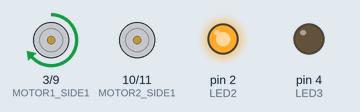
Recording of a sketch running on a simulated Arduino Uno, built with avr-gcc and run on an emulated ATmega328P. Shown: motor-driver pin pairs drawn as motors (green arrow = first pin HIGH = forward, orange = second pin HIGH = backward, longer = more drive, scaled by the enable pin), output pins drawn as LEDs (lit = HIGH).

Above: at 0.1 s.
At 12.1 s:
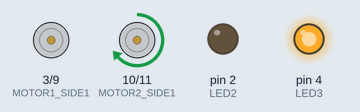
At 13.1 s:
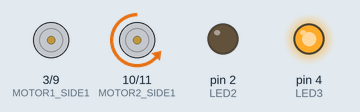
At 25.1 s:
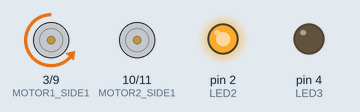
At 38.1 s:
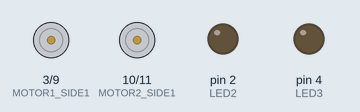
Timing chart, 0 to 39.6 s (numbered marks = the images above):
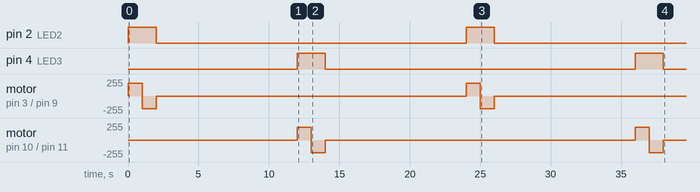

The sketch:

Mobility_Tester.ino
```cpp
#include <Wire.h>

const int WIRE_BAUD = 9600;
const int MOBILITY_ADDRESS = 4;

//Pins
//const int LED1 = 1; //run LED
const int LED2 = 2;
const int LED3 = 4;

const int MOTOR1_ENABLE = 12;//Pin to enable motor 1
const int MOTOR2_ENABLE = 13;//Pin to enable motor 2

const int MOTOR1_SIDE1 = 3;//Runs one side of h-bridge
const int MOTOR1_SIDE2 = 9;//Runs one side of h-bridge
const int MOTOR2_SIDE1 = 10;//Runs one side of h-bridge
const int MOTOR2_SIDE2 = 11;//Runs one side of h-bridge


void setup() {
  //Initialize serial output
  //Serial.begin(WIRE_BAUD);

  //setup pin types
  //pinMode(LED1, OUTPUT);
  pinMode(LED2, OUTPUT);
  pinMode(LED3, OUTPUT);

  pinMode(MOTOR1_ENABLE, OUTPUT);
  pinMode(MOTOR2_ENABLE, OUTPUT);

  pinMode(MOTOR1_SIDE1, OUTPUT);
  pinMode(MOTOR1_SIDE2, OUTPUT);

  pinMode(MOTOR2_SIDE1, OUTPUT);
  pinMode(MOTOR2_SIDE2, OUTPUT);


  //Setup I2C
  //Wire.begin(MOBILITY_ADDRESS);
  //Wire.onReceive(mobiltyI2CEvent);


  //Serial.write("Finished set-up");
}

void loop() {
  //blink LED
  digitalWrite(LED2, HIGH);
  engageMotor(MOTOR1_ENABLE, MOTOR1_SIDE1, MOTOR1_SIDE2);
  engageMotor(MOTOR1_ENABLE, MOTOR1_SIDE2, MOTOR1_SIDE1);
  digitalWrite(LED2, LOW);
  delay(10000);


  digitalWrite(LED3, HIGH);
  engageMotor(MOTOR2_ENABLE, MOTOR2_SIDE1, MOTOR2_SIDE2);
  engageMotor(MOTOR2_ENABLE, MOTOR2_SIDE2, MOTOR2_SIDE1);
  digitalWrite(LED3, LOW);
  delay(10000);


}

void mobiltyI2CEvent(int howMany){
  char buff[howMany];
  //put read data into buff
  for(int count = 0; count < howMany; count++){
    buff[count] = Wire.read();
    //Serial.print(buff[count]);
  }
  //Serial.print("\n");

  //do response
}

void engageMotor(int pin, int high, int low){
  //turn off motor
  digitalWrite(pin,LOW);
  //set pin high

  analogWrite(high, 190);
  //set pin low

  digitalWrite(low, LOW);
  //turn on motor
  digitalWrite(pin,HIGH);
  delay(1000);
  digitalWrite(pin,LOW);
}
```

Measured:
- by itself, pin 2 (LED2), pin 4 (LED3): alternates HIGH for 2.0 s and LOW for 22.0 s
- by itself, motor on pin 3 (MOTOR1_SIDE1) / pin 9 (MOTOR1_SIDE2): stopped → forward 190/255 at 0.00 s, → backward 190/255 1.0 s later, → stopped 1.0 s later, → forward 190/255 22.0 s later, … (6 changes in this stretch)
- by itself, motor on pin 10 (MOTOR2_SIDE1) / pin 11 (MOTOR2_SIDE2): stopped → forward 190/255 at 12.0 s, → backward 190/255 1.0 s later, → stopped 1.0 s later, → forward 190/255 22.0 s later, … (6 changes in this stretch)
